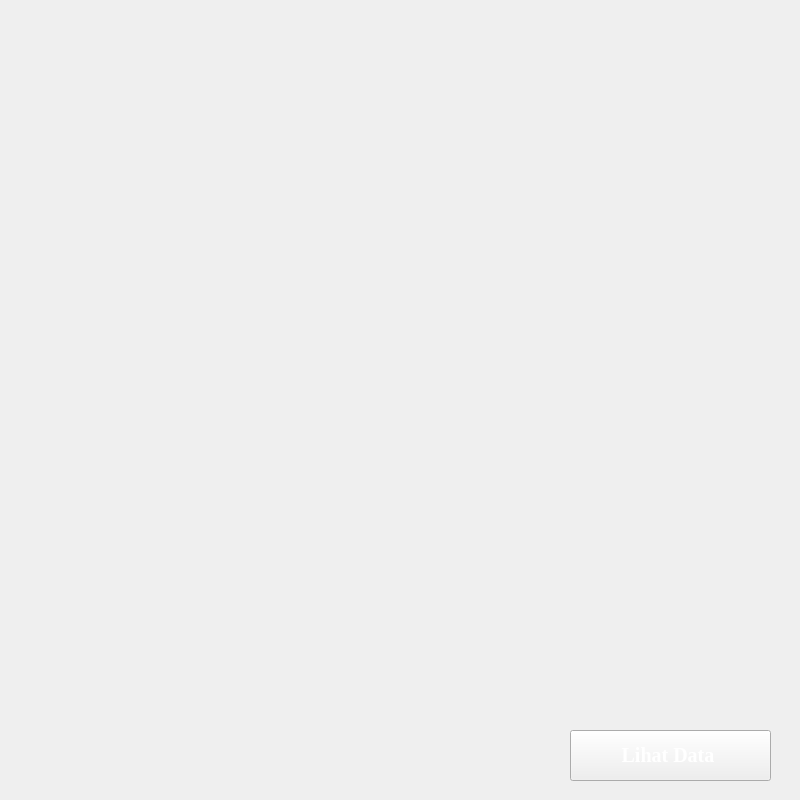
<?xml version="1.0" encoding="UTF-8"?>
<ui version="4.0">
 <class>DashboardPage</class>
 <widget class="QWidget" name="DashboardPage">
  <property name="enabled">
   <bool>true</bool>
  </property>
  <property name="geometry">
   <rect>
    <x>0</x>
    <y>0</y>
    <width>800</width>
    <height>800</height>
   </rect>
  </property>
  <property name="sizePolicy">
   <sizepolicy hsizetype="Fixed" vsizetype="Fixed">
    <horstretch>0</horstretch>
    <verstretch>0</verstretch>
   </sizepolicy>
  </property>
  <property name="minimumSize">
   <size>
    <width>800</width>
    <height>800</height>
   </size>
  </property>
  <property name="maximumSize">
   <size>
    <width>800</width>
    <height>800</height>
   </size>
  </property>
  <property name="windowTitle">
   <string>Form</string>
  </property>
  <widget class="QLabel" name="labelWelcome">
   <property name="geometry">
    <rect>
     <x>0</x>
     <y>0</y>
     <width>800</width>
     <height>800</height>
    </rect>
   </property>
   <property name="sizePolicy">
    <sizepolicy hsizetype="Fixed" vsizetype="Fixed">
     <horstretch>0</horstretch>
     <verstretch>0</verstretch>
    </sizepolicy>
   </property>
   <property name="minimumSize">
    <size>
     <width>800</width>
     <height>800</height>
    </size>
   </property>
   <property name="maximumSize">
    <size>
     <width>800</width>
     <height>800</height>
    </size>
   </property>
   <property name="font">
    <font>
     <family>Tahoma</family>
     <pointsize>15</pointsize>
     <bold>true</bold>
    </font>
   </property>
   <property name="styleSheet">
    <string notr="true">image: url(:/images/images/perpusku.jpg)</string>
   </property>
   <property name="text">
    <string/>
   </property>
  </widget>
  <widget class="QPushButton" name="kelolaDataButton">
   <property name="geometry">
    <rect>
     <x>570</x>
     <y>730</y>
     <width>201</width>
     <height>51</height>
    </rect>
   </property>
   <property name="font">
    <font>
     <family>Times New Roman</family>
     <pointsize>15</pointsize>
     <bold>true</bold>
    </font>
   </property>
   <property name="styleSheet">
    <string notr="true">border-image: url(:/images/images/orange.png);
color: rgb(255, 255, 255);</string>
   </property>
   <property name="text">
    <string>Lihat Data </string>
   </property>
  </widget>
  <widget class="QLabel" name="label">
   <property name="geometry">
    <rect>
     <x>560</x>
     <y>740</y>
     <width>201</width>
     <height>51</height>
    </rect>
   </property>
   <property name="styleSheet">
    <string notr="true">background-image: url(:/images/images/darkblue.png);</string>
   </property>
   <property name="text">
    <string/>
   </property>
  </widget>
  <zorder>labelWelcome</zorder>
  <zorder>label</zorder>
  <zorder>kelolaDataButton</zorder>
 </widget>
 <resources/>
 <connections/>
</ui>
